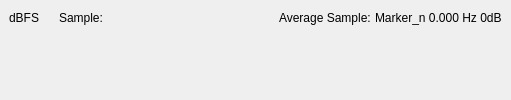
         <widget class="QWidget" name="widgetPlotContainer" native="true">
          <property name="sizePolicy">
           <sizepolicy hsizetype="Expanding" vsizetype="Expanding">
            <horstretch>0</horstretch>
            <verstretch>0</verstretch>
           </sizepolicy>
          </property>
          <property name="plot_container" stdset="0">
           <bool>true</bool>
          </property>
          <layout class="QGridLayout" name="gridLayout">
           <property name="leftMargin">
            <number>0</number>
           </property>
           <property name="topMargin">
            <number>0</number>
           </property>
           <property name="rightMargin">
            <number>0</number>
           </property>
           <property name="bottomMargin">
            <number>0</number>
           </property>
           <property name="horizontalSpacing">
            <number>0</number>
           </property>
           <property name="verticalSpacing">
            <number>10</number>
           </property>
           <item row="1" column="0">
            <layout class="QGridLayout" name="gridLayout_plot">
             <property name="verticalSpacing">
              <number>6</number>
             </property>
            </layout>
           </item>
           <item row="2" column="0">
            <widget class="adiscope::MarkerTable" name="markerTable" native="true">
             <property name="sizePolicy">
              <sizepolicy hsizetype="Preferred" vsizetype="Maximum">
               <horstretch>0</horstretch>
               <verstretch>0</verstretch>
              </sizepolicy>
             </property>
             <property name="maximumSize">
              <size>
               <width>16777215</width>
               <height>120</height>
              </size>
             </property>
            </widget>
           </item>
           <item row="3" column="0">
            <layout class="QHBoxLayout" name="hLayout_plotBottomBar">
             <property name="spacing">
              <number>0</number>
             </property>
            </layout>
           </item>
           <item row="4" column="0">
            <widget class="adiscope::InstrumentNotes" name="instrumentNotes" native="true"/>
           </item>
           <item row="0" column="0">
            <widget class="QWidget" name="topPlotWidget" native="true">
             <layout class="QHBoxLayout" name="hLayout_plotTopBar">
              <property name="spacing">
               <number>0</number>
              </property>
              <property name="bottomMargin">
               <number>0</number>
              </property>
              <item>
               <widget class="QLabel" name="lblMagUnit">
                <property name="text">
                 <string>dBFS</string>
                </property>
               </widget>
              </item>
              <item>
               <spacer name="horizontalSpacer_12">
                <property name="orientation">
                 <enum>Qt::Horizontal</enum>
                </property>
                <property name="sizeType">
                 <enum>QSizePolicy::Fixed</enum>
                </property>
                <property name="sizeHint" stdset="0">
                 <size>
                  <width>20</width>
                  <height>0</height>
                 </size>
                </property>
               </spacer>
              </item>
              <item>
               <widget class="QLabel" name="lbl_crtSampleNb">
                <property name="minimumSize">
                 <size>
                  <width>200</width>
                  <height>0</height>
                 </size>
                </property>
                <property name="maximumSize">
                 <size>
                  <width>200</width>
                  <height>16777215</height>
                 </size>
                </property>
                <property name="text">
                 <string>Sample:</string>
                </property>
               </widget>
              </item>
              <item>
               <spacer name="horizontalSpacer_14">
                <property name="orientation">
                 <enum>Qt::Horizontal</enum>
                </property>
                <property name="sizeType">
                 <enum>QSizePolicy::Fixed</enum>
                </property>
                <property name="sizeHint" stdset="0">
                 <size>
                  <width>20</width>
                  <height>0</height>
                 </size>
                </property>
               </spacer>
              </item>
              <item>
               <widget class="QLabel" name="lbl_crtAvgSample">
                <property name="text">
                 <string>Average Sample: </string>
                </property>
               </widget>
              </item>
              <item>
               <spacer name="horizontalSpacer_13">
                <property name="orientation">
                 <enum>Qt::Horizontal</enum>
                </property>
                <property name="sizeHint" stdset="0">
                 <size>
                  <width>0</width>
                  <height>10</height>
                 </size>
                </property>
               </spacer>
              </item>
              <item>
               <widget class="QLabel" name="lbl_crtMarkerReading">
                <property name="text">
                 <string>Marker_n 0.000 Hz 0dB</string>
                </property>
               </widget>
              </item>
             </layout>
            </widget>
           </item>
          </layout>
         </widget>
